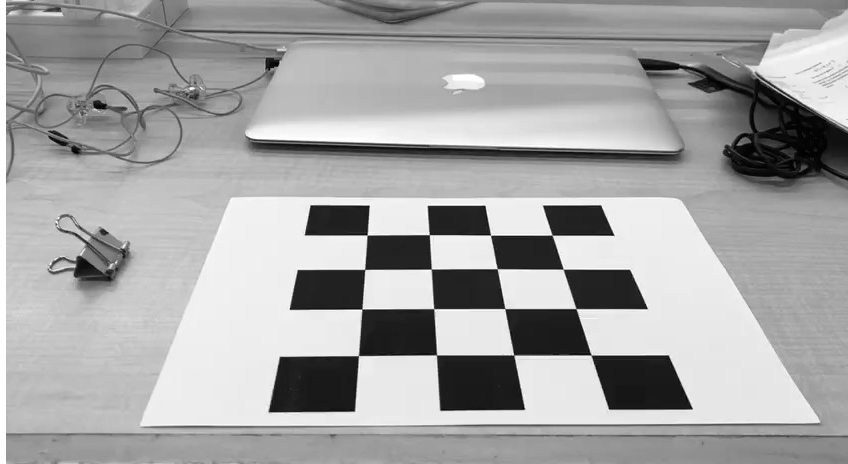
#> input picture test/t3.jpeg, 848 x 464 px
$ python LKTracker.py   (older library calls are emulated)
#> lines starting #> are read from the running program, lines starting #| are printed output that depends on the picture; after the words box and inside, x2 and y2 are one past the last pixel; in counts of white or black regions, pixels touching at a corner belong together
import copy
import cv2
import numpy as np
import pickle
import math
from scipy.signal import convolve2d
from utils import *
from sampling import down_sample

# cv2.cv.CV_CAP_PROP_FPS
CV_CAP_PROP_FPS = 5
NUM_FEATURES = 50
DOWN_RES_LIMIT = 64
WINDOW = 13
WW = int(round(WINDOW/2))
THRESHOLD = 0.05
MAX_ITER = 1

## Given two images, track the features from one image to the next using LK Tracker and Pyramid
# [188 lines left out: functions down_sample_feature_coords, up_sample_feature_coords, get_feature_coords_for_next_frame_iterative, get_feature_coords_for_next_frame_recursive, largest_indices, get_features and 1 more, not called in this run]
# test_get_features()


# frames are grayscale and of the same size
# should return centers of tracked features for better(larger) resolution of next_frame
# returns the next next_frame_features

#  Outputs the feature coords of the next frame, at the larger resolution
def LKTracker(frame, next_frame, frame_features, next_frame_features):
    frame = frame.astype('float64')
    next_frame = next_frame.astype('float64')
    rows, cols = frame.shape[:2]
    # print(rows, cols)
    # getting the derivatives
    # Ix and Iy store the gx and gy (derivatives) values
    # Ixx, Ixy and Iyy store the product of gx and gy
    gx = copy.deepcopy(frame)
    gy = copy.deepcopy(frame)
    print('get gradient')
    for row in range(rows-1):
        for col in range(cols):
            gy[row][col] = int(frame[row+1][col]) - int(frame[row][col])

    for row in range(rows):
        for col in range(cols-1):
            gx[row][col] = int(frame[row][col+1]) - int(frame[row][col])

    Ixx = np.multiply(gx, gx)
    Ixy = np.multiply(gx, gy)
    Iyy = np.multiply(gy, gy)

    # get Zd = b
    # using a window of all ones instead of gaussian for speed (and convenience)
    window = np.ones((WINDOW, WINDOW))

    # getting b
    I = copy.deepcopy(frame)
    J = copy.deepcopy(next_frame)

    result_features = []
    Zs = np.zeros((NUM_FEATURES, 2, 2))
    # feature is in the form (y,x)
    # print(frame_features)
    for i, prev_feature in enumerate(frame_features):
        prev_y, prev_x = prev_feature
        # TAKE NOTE OF NEGATIVE/out of bounds INDEXES
        y_start, y_end, x_start, x_end = get_frame_window(prev_y, prev_x, rows, cols)
        # print(y_start, y_end, x_start, x_end)

        Wxx = sum(Ixx[y_start: y_end, x_start: x_end].ravel())
        Wxy = sum(Ixy[y_start: y_end, x_start: x_end].ravel())
        Wyy = sum(Iyy[y_start: y_end, x_start: x_end].ravel())

        Z = np.matrix([[Wxx, Wxy], [Wxy, Wyy]])
        Zs[i] = Z

        prev_feature_window = I[y_start: y_end, x_start: x_end]
        next_y, next_x = next_frame_features[i]
        ny, nx = next_y, next_x

        try:
            Z_inv = np.linalg.inv(Z)
            # get higher order for taylor series until threshold
            for i in range(MAX_ITER):
                next_y_start, next_y_end, next_x_start, next_x_end = get_frame_window(next_y, next_x, rows, cols)
                # print(next_y_start, next_y_end, next_x_start, next_x_end)
                next_feature_window = J[next_y_start: next_y_end, next_x_start: next_x_end]
                # # skip the boundary cases
                if prev_feature_window.shape != (WINDOW,WINDOW) or next_feature_window.shape != (WINDOW,WINDOW):
                    # result_features.append((next_y+0, next_x+0))
                    break
                ## w(I-J)
                window_diff = prev_feature_window - next_feature_window
                bx = sum(np.multiply(window_diff, gx[y_start: y_end, x_start: x_end]).ravel())
                by = sum(np.multiply(window_diff, gy[y_start: y_end, x_start: x_end]).ravel())
                b = np.matrix([[bx], [by]]).astype('float64')
                d = np.dot(Z_inv, b)
                print(d)
                d = Z_inv * b
                print(d)
                d = np.matmul(Z_inv, b)
                print(d)
                dx, dy = d
                ny, nx = ny+dy, nx+dx
                next_y, next_x = int(round(ny)), int(round(nx))
                if max(abs(d)) < THRESHOLD:
                    break
            print((next_y, next_x))
            result_features.append((next_y, next_x))
        except:
            print('error solving Zd = b')
            ny, nx = 0, 0
            result_features.append((ny, nx))

    return result_features, Zs

def get_frame_window(y, x, rows, cols):
    x_start = max(0, x - WW)
    x_end = min(cols, x + WW + 1)
    y_start = max(0, y - WW)
    y_end = min(rows, y + WW + 1)
    return y_start, y_end, x_start, x_end


def test_LKTracker():
    frame0 = cv2.imread('test/t3.jpeg', 0)
#> frame0 is the input picture: shape (464, 848); min 0, max 255, mean 164.6
    frame1 = cv2.imread('test/t5.jpeg', 0)
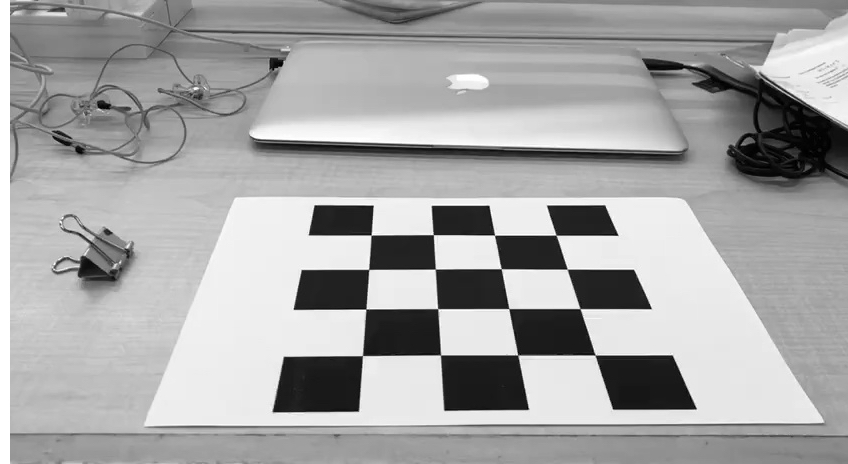
#> input picture test/t5.jpeg, 848 x 464 px
#> frame1 is the input picture: shape (464, 848); min 0, max 255, mean 165

    # with open('features.pickle', 'rb') as pkl:
    #     features = pickle.load(pkl)
    # do gaussian blur first to remove noise that might affect the feature detection
    frame0 = cv2.GaussianBlur(frame0,(5,5),30)
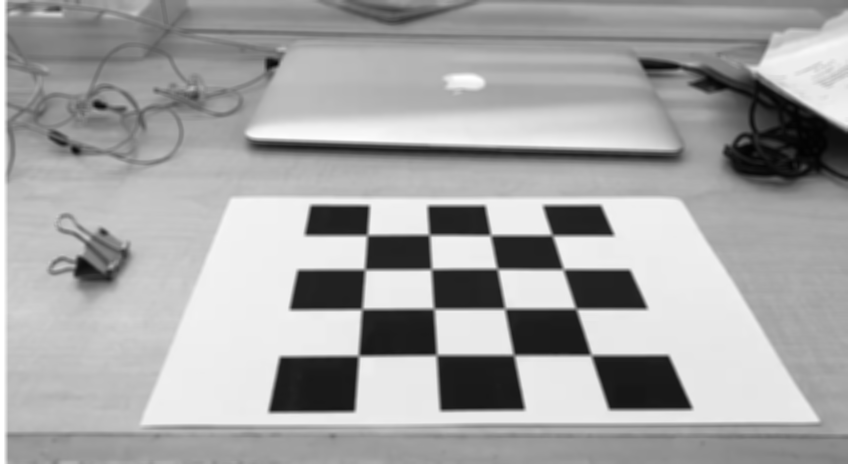
#> frame0: shape (464, 848); min 2, max 255, mean 164.6
    frame1 = cv2.GaussianBlur(frame1,(5,5),30)
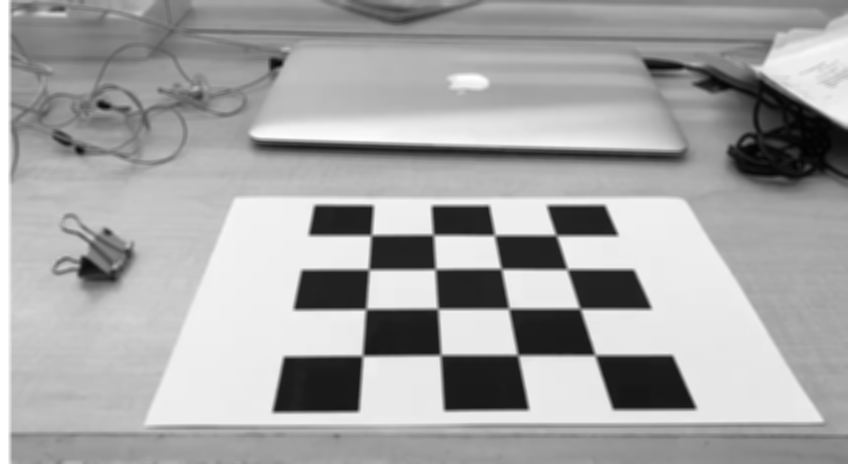
#> frame1: shape (464, 848); min 2, max 255, mean 165
    # cv2.imshow('test', frame0)
    # cv2.waitKey(0)
    # features, z = get_features(frame0)
    #y,x for t3.jpeg
    features = [(235, 367), (355, 360), (235, 551), (354, 590)]
    #y,x for t1.jpeg [363, 235], [548, 235], [587, 355], [354, 356]
    # features = [(235, 363), (356, 354), (235, 548), (355, 587)]

    prev_features = copy.deepcopy(features)
    print(len(prev_features))
    # print(z[0])
    color_frame0 = cv2.cvtColor(frame0, cv2.COLOR_GRAY2RGB)

    # with open('features.pickle', 'wb') as output:
    #     pickle.dump(features, output, pickle.HIGHEST_PROTOCOL)

    # LKTracker Without Pyramid
    next_features,z = LKTracker(frame0, frame1, features, features)
#> after the loop in LKTracker, `for row in range(rows-1):`:
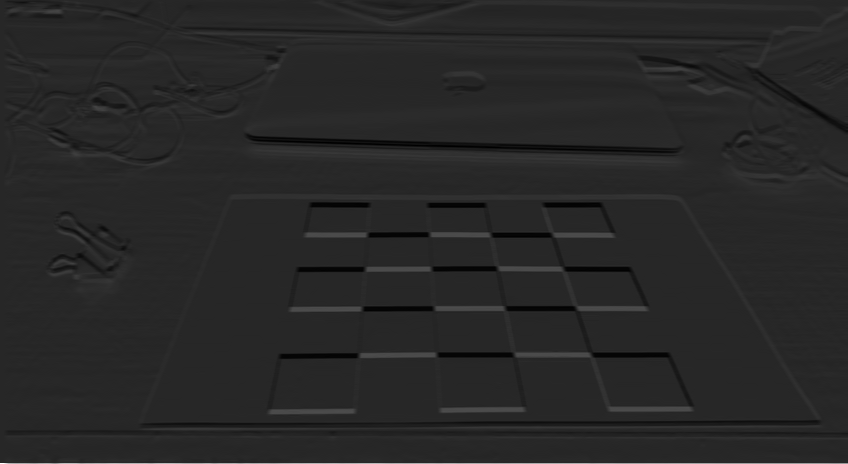
#> gy: shape (464, 848) float64; min -47, max 255, mean 0.4; drawn with min black and max white
#> after the loop in LKTracker, `for row in range(rows):`:
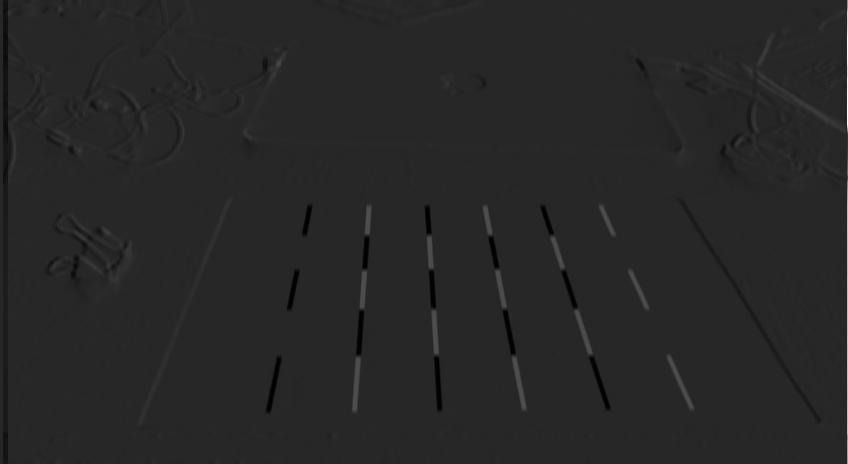
#> gx: shape (464, 848) float64; min -44, max 240, mean 0.1; drawn with min black and max white
#> the loop in LKTracker, `for i, prev_feature in enumerate(frame_features):` made 4 passes
#> (Wxx, Wxy, Wyy, Z, Z_inv) on passes 1 to 4: (74760, 6163, 76463, [[74760, 6163], [6163, 76463]], [[1.35e-05, -1.09e-06], [-1.09e-06, 1.32e-05]]), (73415, 3188, 75447, [[73415, 3188], [3188, 75447]], [[1.36e-05, -5.77e-07], [-5.77e-07, 1.33e-05]]), (68446, -13133, 75995, [[68446, -13133], [-13133, 75995]], [[1.51e-05, 2.61e-06], [2.61e-06, 1.36e-05]]), (67445, -13180, 73435, [[67445, -13180], [-13180, 73435]], [[1.54e-05, 2.76e-06], [2.76e-06, 1.41e-05]])
#> after the loop in LKTracker, `for i, prev_feature in enumerate(frame_features):`: result_features = [(0, 0), (0, 0), (0, 0), (0, 0)]
#> next_features = [(0, 0), (0, 0), (0, 0), (0, 0)]

    # LKTracker With Pyramid
    # next_features,z = get_feature_coords_for_next_frame_iterative(frame0, frame1, features)

    print(len(next_features))
#| 4
    print(z[0])
#| [[74760.  6163.]
#|  [ 6163. 76463.]]
    color_frame1 = cv2.cvtColor(frame1, cv2.COLOR_GRAY2RGB)

    for y,x in features:
        # print(y,x)
        cv2.rectangle(color_frame0, (x-6, y-6), (x+7,y+7), (255, 0, 0), 1)
        cv2.rectangle(color_frame1, (x-6, y-6), (x+7,y+7), (255, 0, 0), 1)
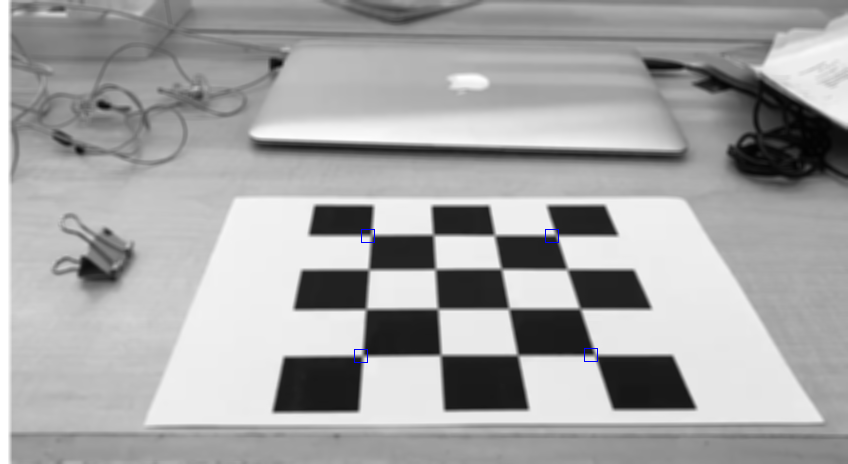
#> color_frame1: shape (464, 848, 3); mean B, G, R 165.1, 164.9, 164.9


    for i ,(y,x) in enumerate(next_features):
        cv2.rectangle(color_frame1, (x-6, y-6), (x+7,y+7), (0, 0, 255), 1)
        old_y, old_x = prev_features[i]
        cv2.line(color_frame0, (x, y), (old_x, old_y), (0,255,0), 2)
#> this loop made 4 passes
#> (old_y, old_x) on passes 1 to 4: (235, 367), (355, 360), (235, 551), (354, 590)
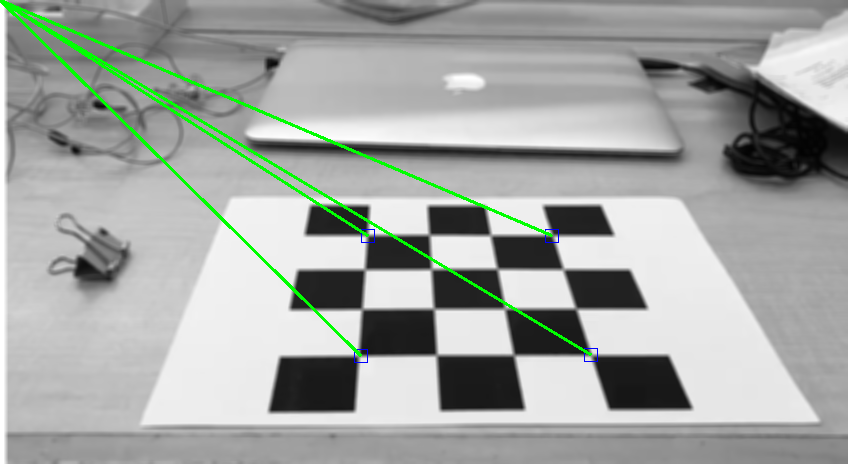
#> color_frame0: shape (464, 848, 3); mean B, G, R 162.2, 166.3, 162
#> color_frame1: shape (464, 848, 3); under 0.01% of pixels changed, all inside (x1, y1, x2, y2) = (0, 0, 8, 8)
    cv2.imwrite('im1features.jpg', color_frame0)
    cv2.imwrite('im2features.jpg', color_frame1)
    # features = get_features(frame1)
    # print(features)
test_LKTracker()


# [62 lines left out: function LKTrackerOnVideo, not called in this run]
"""
# lets see if my code works
# get the first 2 frames
cap = cv2.VideoCapture('test/clip.mp4')

fps = cap.get(CV_CAP_PROP_FPS)
print(fps)


img_arr = []

# First frame
ret, frame = cap.read()
frame = cv2.cvtColor(frame, cv2.COLOR_BGR2GRAY)
frame1_features = get_features(frame)
print("Frame1 features:", frame1_features)
color_frame = cv2.cvtColor(frame, cv2.COLOR_GRAY2RGB)
for y,x in frame1_features:
    cv2.circle(color_frame, (x, y), 1, (0, 0, 255), -1)
# cv2.imwrite('lk_test1.jpg', color_frame)
cv2.imwrite('lk_test0.jpg', color_frame)
img_arr.append(color_frame)


## Looping to get the rest of the frames from video
prev_features = frame1_features
prev_frame = frame
# Get remaining frames
frame_counter = 1
# while frame_counter<50:
while True:
    # Get frame
    ret, frame = cap.read()

    if frame is None:
        break
    # Convert frame to greyscale
    frame = cv2.cvtColor(frame, cv2.COLOR_BGR2GRAY)
    frame_features = prev_features

    # Get LKTracker feature coordinates
    # Pyramid is not working yet
    # result = get_feature_coords_for_next_frame(prev_frame, frame, prev_features)

    result = LKTracker(prev_frame, frame, prev_features, frame_features)
    # result = LKTrackerConv(prev_frame, frame, prev_features, frame_features)

    ## Draw circles of LKTracker result on this frame
    color_frame = cv2.cvtColor(frame, cv2.COLOR_GRAY2RGB)
    for y,x in result:
        cv2.circle(color_frame, (x, y), 1, (0, 0, 255), -1)

    if frame_counter < 2:
        f_name = 'lk_test' + str(frame_counter) + '.jpg'
        cv2.imwrite(f_name, color_frame)

    img_arr.append(color_frame)

    # Update prev_features and prev_frame
    prev_features = result
    prev_frame = frame
    frame_counter += 1
    print(frame_counter)

# with open('vidnopyr.pickle', 'wb') as output:
#     pickle.dump(img_arr, output, pickle.HIGHEST_PROTOCOL)

write_img_array_to_video(img_arr, fps, 'lk_clip_noconv.avi')


# eigvals are gotten from the first frame
# correspond to good features
# cv2.imwrite('test.jpg', frame)

## Testing LKTracker
##


# dx, dy, eigvals = LKTracker(frame, next_frame)
# print('track done, plot corners')
# # plot the 200 best features
# ex, ey = largest_indices(eigvals, 200)
# color_frame = cv2.cvtColor(frame, cv2.COLOR_GRAY2RGB)
# for i, x in enumerate(ex):
#     y = ey[i]
#     cv2.circle(color_frame, (y-7,x-7), 1, (0,0,255), -1)
#
# # cv2.imshow('color frame', color_frame)
# cv2.imwrite('corners200.jpg', color_frame)
# # cv2.waitKey(0)
"""
